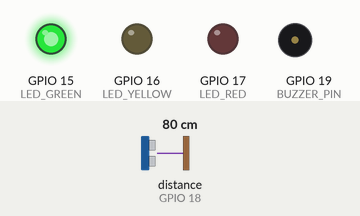
Recording of a sketch running on a simulated ESP32. On the bench: output pins drawn as LEDs (lit = HIGH), buzzer (waves = sounding, pin HIGH). Wiring (inferred from the names in the program): ultrasonic range finder: trigger GPIO 5; echo GPIO 18. The test bench sets the inputs (shaded band); at power-on: distance to the obstacle (sensor on GPIO 18) 80 cm. The echo pulse lasts 58.3 µs per cm; pins used as bus, display or sensor lines are not drawn; what the sketch prints to the serial monitor is not drawn.

Above: at 2.4 s.
2.5 s: distance to the obstacle (sensor on GPIO 18) set to 53 cm
4.3 s: distance to the obstacle (sensor on GPIO 18) set to 47 cm
At 4.6 s:
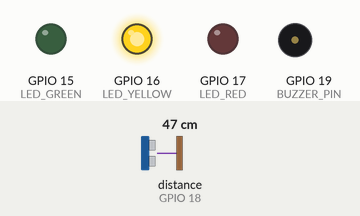
7.3 s: distance to the obstacle (sensor on GPIO 18) set to 23 cm
10.3 s: distance to the obstacle (sensor on GPIO 18) set to 18 cm
At 10.58 s:
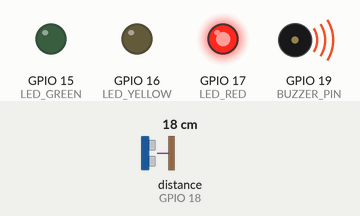
13.3 s: distance to the obstacle (sensor on GPIO 18) set to 60 cm
At 13.8 s:
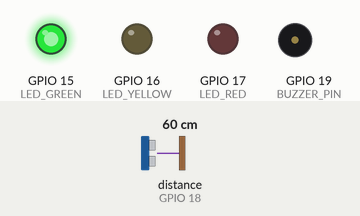
Timing chart, 0 to 15.8 s (numbered marks = the images above; inputs shaded):
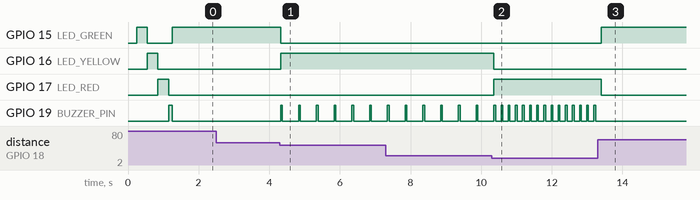

The sketch:

P06_Parking_Sensor.ino
```cpp
/*
 * =============================================
 *  PROJECT: ESP32 PARKING SENSOR
 *           HC-SR04 + BUZZER + LED INDICATOR
 * =============================================
 *
 *  Pertemuan 6: Sensor Jarak & Interrupt Basics
 *  Mata Kuliah Mikrokontroller - Prodi Informatika Unmul
 *
 *  Features:
 *   - HC-SR04 mengukur jarak secara real-time
 *   - Buzzer beep rate berubah sesuai jarak:
 *     • > 50cm  = OFF (aman)
 *     • 20-50cm = Beep lambat (waspada)
 *     • 10-20cm = Beep sedang (dekat)
 *     • < 10cm  = Beep cepat (bahaya!)
 *   - LED indikator 3 warna:
 *     • Hijau  = Aman (> 50cm)
 *     • Kuning = Waspada (20-50cm)
 *     • Merah  = Bahaya (< 20cm)
 *   - Error handling (out of range / timeout)
 *   - Serial output terformat
 *
 *  Wiring:
 *   - HC-SR04 VCC  → ESP32 VIN (5V!)
 *   - HC-SR04 Trig → ESP32 GPIO5
 *   - HC-SR04 Echo → Voltage Divider (1kΩ+2kΩ) → ESP32 GPIO18
 *   - HC-SR04 GND  → ESP32 GND
 *   - Buzzer (+)   → ESP32 GPIO19
 *   - Buzzer (-)   → ESP32 GND
 *   - LED Hijau    → GPIO15 → 220Ω → GND
 *   - LED Kuning   → GPIO16 → 220Ω → GND
 *   - LED Merah    → GPIO17 → 220Ω → GND
 *
 *  PENTING:
 *   ⚠️ HC-SR04 Echo pin output 5V!
 *      WAJIB pasang voltage divider (1kΩ + 2kΩ) sebelum GPIO18.
 *      Tanpa voltage divider, GPIO ESP32 bisa RUSAK!
 *
 *  Serial Monitor Settings:
 *   - Baud Rate: 115200
 */

// ── Pin Definitions ──────────────────────────────────────────────────────────
#define TRIG_PIN    5       // HC-SR04 Trigger → GPIO5
#define ECHO_PIN    18      // HC-SR04 Echo → GPIO18 (via voltage divider!)
#define BUZZER_PIN  19      // Active buzzer → GPIO19

#define LED_GREEN   15      // LED Hijau  (Aman)    > 50cm → GPIO15
#define LED_YELLOW  16      // LED Kuning (Waspada) 20-50cm → GPIO16
#define LED_RED     17      // LED Merah  (Bahaya)  < 20cm → GPIO17

// ── Distance Thresholds (cm) ─────────────────────────────────────────────────
#define DIST_SAFE     50    // > 50cm = aman
#define DIST_WARNING  20    // 20-50cm = waspada
#define DIST_CLOSE    10    // 10-20cm = dekat, < 10cm = bahaya

// ── Buzzer Intervals (ms) ────────────────────────────────────────────────────
#define BEEP_SLOW     500   // Waspada: beep per 500ms
#define BEEP_MEDIUM   200   // Dekat: beep per 200ms
#define BEEP_FAST     80    // Bahaya: beep per 80ms
#define BEEP_DURATION 50    // Durasi beep ON (ms)

// ── Global Variables ─────────────────────────────────────────────────────────
int readCount = 0;
int errorCount = 0;

// ─────────────────────────────────────────────────────────────────────────────
// FUNCTION: readDistance
// Kirim trigger pulse, baca echo, hitung jarak (cm)
// Return: jarak dalam cm, atau -1 jika error/timeout
// ─────────────────────────────────────────────────────────────────────────────
float readDistance() {
  // Kirim trigger pulse 10µs
  digitalWrite(TRIG_PIN, LOW);
  delayMicroseconds(2);
  digitalWrite(TRIG_PIN, HIGH);
  delayMicroseconds(10);
  digitalWrite(TRIG_PIN, LOW);

  // Baca durasi echo (timeout 30ms ≈ ~5 meter max)
  long duration = pulseIn(ECHO_PIN, HIGH, 30000);

  // Timeout check — tidak ada pantulan
  if (duration == 0) {
    return -1;
  }

  // Hitung jarak
  float distance = (duration * 0.034) / 2.0;

  // Validasi range (HC-SR04: 2-400cm)
  if (distance < 2 || distance > 400) {
    return -1;
  }

  return distance;
}

// ─────────────────────────────────────────────────────────────────────────────
// FUNCTION: allLEDsOff
// Matikan semua LED
// ─────────────────────────────────────────────────────────────────────────────
void allLEDsOff() {
  digitalWrite(LED_GREEN, LOW);
  digitalWrite(LED_YELLOW, LOW);
  digitalWrite(LED_RED, LOW);
}

// ─────────────────────────────────────────────────────────────────────────────
// FUNCTION: testAllComponents
// Test semua LED dan buzzer saat startup
// ─────────────────────────────────────────────────────────────────────────────
void testAllComponents() {
  Serial.println("Testing komponen...");

  Serial.println("  🟢 LED Hijau...");
  digitalWrite(LED_GREEN, HIGH);
  delay(300);
  digitalWrite(LED_GREEN, LOW);

  Serial.println("  🟡 LED Kuning...");
  digitalWrite(LED_YELLOW, HIGH);
  delay(300);
  digitalWrite(LED_YELLOW, LOW);

  Serial.println("  🔴 LED Merah...");
  digitalWrite(LED_RED, HIGH);
  delay(300);
  digitalWrite(LED_RED, LOW);

  Serial.println("  🔊 Buzzer...");
  digitalWrite(BUZZER_PIN, HIGH);
  delay(100);
  digitalWrite(BUZZER_PIN, LOW);

  Serial.println("  ✅ Semua komponen OK!\n");
}

// ─────────────────────────────────────────────────────────────────────────────
// FUNCTION: beepBuzzer
// Beep buzzer dengan interval tertentu (non-blocking style)
// ─────────────────────────────────────────────────────────────────────────────
void beepBuzzer(int interval) {
  digitalWrite(BUZZER_PIN, HIGH);
  delay(BEEP_DURATION);
  digitalWrite(BUZZER_PIN, LOW);
  delay(interval - BEEP_DURATION);
}

// ─────────────────────────────────────────────────────────────────────────────
// FUNCTION: getStatusBar
// Buat visual bar berdasarkan jarak
// ─────────────────────────────────────────────────────────────────────────────
String getStatusBar(float jarak) {
  int bars = map(constrain((int)jarak, 0, 100), 0, 100, 10, 0);
  String bar = "";
  for (int i = 0; i < 10; i++) {
    if (i < bars) bar += "█";
    else bar += "░";
  }
  return bar;
}

// ─────────────────────────────────────────────────────────────────────────────
// SETUP
// ─────────────────────────────────────────────────────────────────────────────
void setup() {
  Serial.begin(115200);

  // Pin setup
  pinMode(TRIG_PIN, OUTPUT);
  pinMode(ECHO_PIN, INPUT);
  pinMode(BUZZER_PIN, OUTPUT);
  pinMode(LED_GREEN, OUTPUT);
  pinMode(LED_YELLOW, OUTPUT);
  pinMode(LED_RED, OUTPUT);

  // Matikan semua output
  digitalWrite(BUZZER_PIN, LOW);
  allLEDsOff();

  // Splash screen
  delay(200);
  Serial.println("\n");
  Serial.println("╔════════════════════════════════════════╗");
  Serial.println("║   🅿️ ESP32 Parking Sensor              ║");
  Serial.println("║   Pertemuan 6: Sensor Jarak & Interrupt ║");
  Serial.println("║   Mikrokontroller - Prodi Informatika   ║");
  Serial.println("╚════════════════════════════════════════╝");
  Serial.println();
  Serial.printf("Trig Pin    : GPIO%d\n", TRIG_PIN);
  Serial.printf("Echo Pin    : GPIO%d (via voltage divider)\n", ECHO_PIN);
  Serial.printf("Buzzer Pin  : GPIO%d\n", BUZZER_PIN);
  Serial.printf("LED Hijau   : GPIO%d (> %dcm)\n", LED_GREEN, DIST_SAFE);
  Serial.printf("LED Kuning  : GPIO%d (%d-%dcm)\n", LED_YELLOW, DIST_WARNING, DIST_SAFE);
  Serial.printf("LED Merah   : GPIO%d (< %dcm)\n", LED_RED, DIST_WARNING);
  Serial.println();

  // Test komponen
  testAllComponents();

  Serial.println("Monitoring jarak dimulai...\n");
}

// ─────────────────────────────────────────────────────────────────────────────
// LOOP
// ─────────────────────────────────────────────────────────────────────────────
void loop() {
  float jarak = readDistance();

  // Reset output
  allLEDsOff();
  digitalWrite(BUZZER_PIN, LOW);

  // ── Error Handling ──────────────────────────────────────────────────────
  if (jarak < 0) {
    errorCount++;
    Serial.printf("⚠️ [%d] Out of range / timeout\n", errorCount);
    delay(500);
    return;
  }

  readCount++;
  String bar = getStatusBar(jarak);

  // ── Zone Handling ───────────────────────────────────────────────────────

  if (jarak > DIST_SAFE) {
    // ── ZONE: AMAN ────────────────────────────────────────────────────
    digitalWrite(LED_GREEN, HIGH);
    Serial.printf("#%-4d │ %5.1f cm │ %s │ 🟢 AMAN\n",
                  readCount, jarak, bar.c_str());
    delay(200);

  } else if (jarak > DIST_WARNING) {
    // ── ZONE: WASPADA ─────────────────────────────────────────────────
    digitalWrite(LED_YELLOW, HIGH);
    Serial.printf("#%-4d │ %5.1f cm │ %s │ 🟡 WASPADA\n",
                  readCount, jarak, bar.c_str());
    beepBuzzer(BEEP_SLOW);

  } else if (jarak > DIST_CLOSE) {
    // ── ZONE: DEKAT ───────────────────────────────────────────────────
    digitalWrite(LED_RED, HIGH);
    Serial.printf("#%-4d │ %5.1f cm │ %s │ 🔴 DEKAT!\n",
                  readCount, jarak, bar.c_str());
    beepBuzzer(BEEP_MEDIUM);

  } else {
    // ── ZONE: BAHAYA ──────────────────────────────────────────────────
    Serial.printf("#%-4d │ %5.1f cm │ %s │ 🔴 BAHAYA!!!\n",
                  readCount, jarak, bar.c_str());
    // Rapid blink + beep
    for (int i = 0; i < 3; i++) {
      digitalWrite(LED_RED, HIGH);
      digitalWrite(BUZZER_PIN, HIGH);
      delay(BEEP_FAST / 2);
      digitalWrite(LED_RED, LOW);
      digitalWrite(BUZZER_PIN, LOW);
      delay(BEEP_FAST / 2);
    }
  }
}
```

Measured:
- the behaviour switches between 51 and 50 cm on distance to the obstacle (sensor on GPIO 18) (found by bisection; images 0 and 1)
- the behaviour switches between 21 and 20 cm on distance to the obstacle (sensor on GPIO 18) (found by bisection; images 1 and 2)
- after the input at 4.3 s, GPIO 15 (LED_GREEN): HIGH → LOW at once; GPIO 16 (LED_YELLOW): LOW → HIGH at once; GPIO 19 (BUZZER_PIN): alternates HIGH for 0.05 s and LOW for 0.45 s, starting at once
- after the input at 10.3 s, GPIO 16 (LED_YELLOW): HIGH → LOW after 0.06 s; GPIO 17 (LED_RED): LOW → HIGH after 0.06 s; GPIO 19 (BUZZER_PIN): alternates HIGH for 0.05 s and LOW for 0.15 s, starting after 0.26 s
- after the input at 13.3 s, GPIO 15 (LED_GREEN): LOW → HIGH after 0.09 s; GPIO 17 (LED_RED): HIGH → LOW after 0.09 s; GPIO 19 (BUZZER_PIN): stops changing and stays LOW
